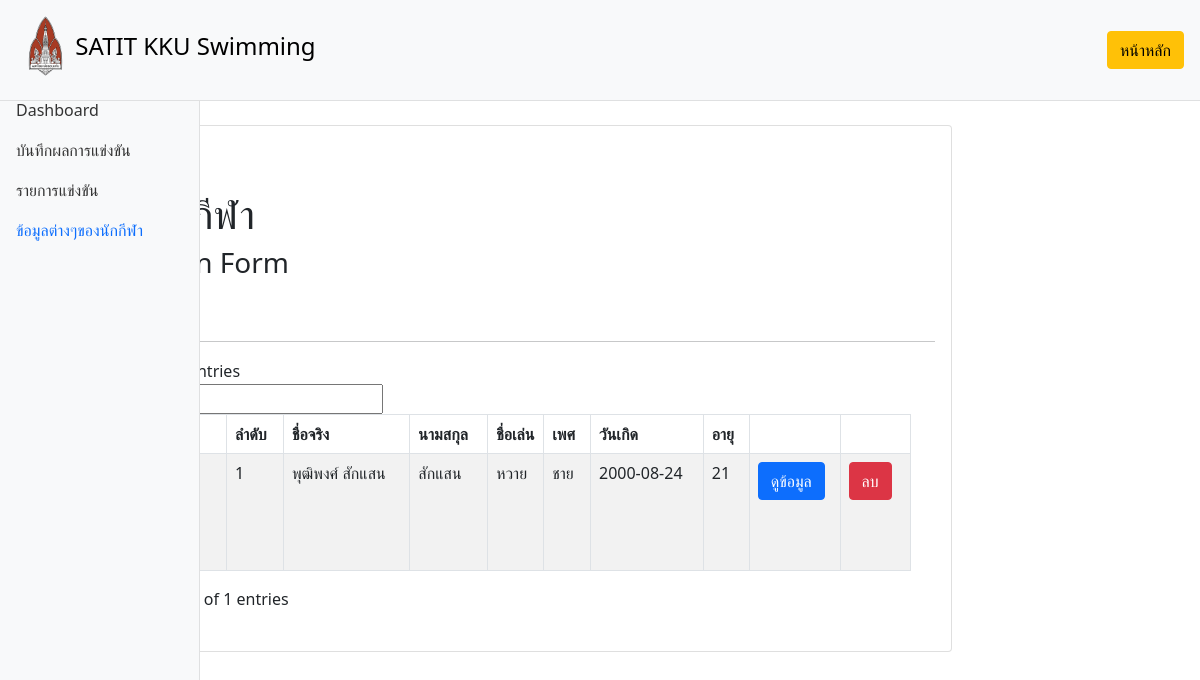
Screenshot of /newuser.php with the database file from the repository.
### tables this page shows
CREATE TABLE `babydetail` (
  `id` int(11) NOT NULL,
  `name` varchar(30) DEFAULT NULL,
  `lastname` varchar(30) DEFAULT NULL,
  `nickname` varchar(20) DEFAULT NULL,
  `sexbaby` varchar(10) DEFAULT NULL,
  `birthday` date NOT NULL,
  `agebaby` int(10) NOT NULL,
  `image` varchar(250) NOT NULL,
  `parent_id` int(10) NOT NULL,
  `status` int(10) NOT NULL DEFAULT 1
);

CREATE TABLE `parentdetail` (
  `id` int(10) NOT NULL,
  `namefather` varchar(50) DEFAULT NULL,
  `rsfather` varchar(30) DEFAULT NULL,
  `phonefather` varchar(10) DEFAULT NULL,
  `emailfather` varchar(50) DEFAULT NULL,
  `namemother` varchar(50) DEFAULT NULL,
  `rsmother` varchar(30) DEFAULT NULL,
  `phonemother` varchar(10) DEFAULT NULL,
  `emailmother` varchar(50) DEFAULT NULL,
  `address` varchar(100) DEFAULT NULL,
  `quiry_id` int(10) NOT NULL
);

### function.php (called while the page is built, shortened)
<?php
class DB_con
{
    function __construct()
    {
        $conn = mysqli_connect(DB_SERVER, DB_USER, DB_PASS, DB_NAME);
        $this->dbcon = $conn;
    }
    public function fetchdata4()
    {
        $result = mysqli_query($this->dbcon, "SELECT * FROM `babydetail`, parentdetail, inquiry
        WHERE babydetail.parent_id = parentdetail.quiry_id = inquiry.quiry_id  AND babydetail.status = '1'");
        return $result;
    }
}

### newuser.php (the view, shortened to what this page needs)
<?php
include_once('function.php');
?>
<!DOCTYPE html>
<html lang="en">
</html>
<head>
    <link rel="stylesheet" href="https://stackpath.bootstrapcdn.com/bootstrap/5.0.0-alpha1/css/bootstrap.min.css"
>
    <link rel="stylesheet" href="https://cdnjs.cloudflare.com/ajax/libs/font-awesome/6.1.1/css/all.min.css">
    <link rel="stylesheet" href="https://code.jquery.com/ui/1.12.1/themes/base/jquery-ui.css">
    <link rel="stylesheet" href="https://cdn.datatables.net/1.11.5/css/dataTables.jqueryui.min.css">
</head>
<body>
    <nav class="navbar navbar-light bg-light p-3">
        <div class="d-flex col-12 col-md-3 col-lg-2 mb-2 mb-lg-0 flex-wrap flex-md-nowrap justify-content-between">
            <img src="image/1 KKU new.png" alt="" width="60" height="60" class="d-inline-block align-text-center">
            <a class="navbar-brand py-3 " href="index.php">
                <font color="black">
                    <h4>SATIT KKU Swimming</h4>
                </font>
            </a>
        </div>
        <div>
            <a href="index.php" class="btn btn-block btn-warning">หน้าหลัก</a>
        </div>
    </nav>
    <div class="container-fluid">
        <div class="row">
            <nav id="sidebar" class="col-md-3 col-lg-2 my-0 d-md-block bg-light sidebar collapse ">
                <div class="position-sticky">
                    <ul class="nav flex-column">
                        <li class="nav-item">
                            <a class="nav-link" href="index.php">
                                <span class="ml-2">Dashboard</span>
                            </a>
                        </li>
                        <li class="nav-item">
                            <a class="nav-link" href="record.php">
                                <span class="ml-2">บันทึกผลการแข่งขัน</span>
                            </a>
                        </li>
                        <li class="nav-item">
                            <a class="nav-link" href="listprogram.php">
                                <span class="ml-2">รายการแข่งขัน</span>
                            </a>
                        </li>
                        <li class="nav-item">
                            <a class="nav-link active" href="newuser.php">
                                <span class="ml-2">ข้อมูลต่างๆของนักกีฬา</span>
                            </a>
                        </li>
                    </ul>
                </div>
            </nav>
        </div>
    </div>
    <div class="container-fluid">
        <div class="row">
            <main class="col-md-9 ml-sm-auto col-lg-10 px-md-4 py-4">
                <div class="container">
                    <div class="card mb-3">
                        <div class="card-body">
                            <h1 class="mt-5">ข้อมูลนักกีฬา</h1>
                            <h3 class="mt-2">Application Form</h3>
                            <button type="button" class="btn btn-success" data-toggle="modal"
                                data-target="#exampleModal">
                            </button>
                            <hr>
                            <div class="container">
                                <table id="example" class="table table-bordered table-striped">
                                    <thead>
                                        <th>รูป</th>
                                        <th>ลำดับ</th>
                                        <th>ชื่อจริง</th>
                                        <th>นามสกุล</th>
                                        <th>ชื่อเล่น</th>
                                        <th>เพศ</th>
                                        <th>วันเกิด</th>
                                        <th>อายุ</th>
                                        <th></th>
                                        <th></th>
                                    </thead>
                                    <tbody>
                                        <?php
                                        include_once('function.php');
                                        $fetchdata = new DB_con();
                                        $sql = $fetchdata->fetchdata4();
                                        while ($row = mysqli_fetch_array($sql)) {
                                        ?>
                                        <tr>
                                            <td><img src="<?php echo $row['image']; ?>" width="100px" height="100px"
                                            <td><?php echo $row['id']; ?></td>
                                            <td><?php echo $row['name']; ?></td>
                                            <td><?php echo $row['lastname']; ?></td>
                                            <td><?php echo $row['nickname']; ?></td>
                                            <td><?php echo $row['sexbaby']; ?></td>
                                            <td><?php echo $row['birthday']; ?></td>
                                            <td><?php echo $row['agebaby']; ?></td>
                                            <td><button type="button" class="btn btn-primary" data-toggle="modal"
                                                    data-target="#exampleShow<?php echo $row['id']; ?>">
                                                    ดูข้อมูล
                                                </button>
                                            </td>
                                            <td><a href="newuser.php?del=<?php echo $row['id']; ?>"
                                                    class="btn btn-danger" onclick="Del(this.href);return false;">ลบ</a>
                                            </td>
                                        </tr>
                                        <?php } ?>
                                    </tbody>
                                </table>
                            </div>
                        </div>
                    </div>
                </div>
            </main>
        </div>
    </div>
</body>
</html>

### newuser.php (style rules this page uses)
.sidebar { position: fixed; top: 0; bottom: 0; left: 0; z-index: 100; padding: 90px 0 0; box-shadow: inset -1px 0 0 rgba(0, 0, 0, .1); z-index: 99; }
.navbar { box-shadow: inset 0 -1px 0 rgba(0, 0, 0, .1); }
@media (min-width: 767.98px) { .navbar { top: 0; position: sticky; z-index: 999; } }
.sidebar .nav-link { color: #333; }
.sidebar .nav-link.active { color: #0d6efd; }

### rows the page displays
babydetail: parentdetail.id "1", name "พุฒิพงศ์ สักแสน", lastname "สักแสน", nickname "หวาย", sexbaby "ชาย", birthday "2000-08-24", agebaby "21"
